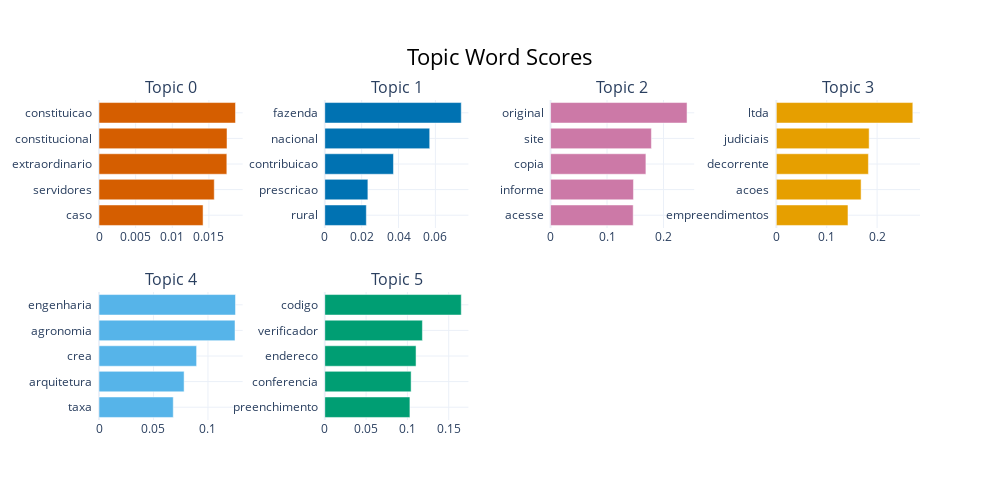

Notebook source saved alongside this figure:
### Code cell
topic_model.visualize_barchart()

### Figure 1 — Plotly figure (JSON) as saved in the notebook; plotly's stock layout.template omitted (floating-point values rounded to 4 significant figures)
{"data": [{"marker": {"color": "#D55E00"}, "orientation": "h", "type": "bar", "x": [0.0142, 0.01573, 0.01745, 0.01747, 0.01863], "xaxis": "x", "y": ["caso  ", "servidores  ", "extraordinario  ", "constitucional  ", "constituicao  "], "yaxis": "y"}, {"marker": {"color": "#0072B2"}, "orientation": "h", "type": "bar", "x": [0.02254, 0.02338, 0.03725, 0.05691, 0.07403], "xaxis": "x2", "y": ["rural  ", "prescricao  ", "contribuicao  ", "nacional  ", "fazenda  "], "yaxis": "y2"}, {"marker": {"color": "#CC79A7"}, "orientation": "h", "type": "bar", "x": [0.1463, 0.1468, 0.1688, 0.1786, 0.2417], "xaxis": "x3", "y": ["acesse  ", "informe  ", "copia  ", "site  ", "original  "], "yaxis": "y3"}, {"marker": {"color": "#E69F00"}, "orientation": "h", "type": "bar", "x": [0.1422, 0.1682, 0.1827, 0.1842, 0.2709], "xaxis": "x4", "y": ["empreendimentos  ", "acoes  ", "decorrente  ", "judiciais  ", "ltda  "], "yaxis": "y4"}, {"marker": {"color": "#56B4E9"}, "orientation": "h", "type": "bar", "x": [0.06816, 0.0781, 0.08958, 0.1248, 0.1253], "xaxis": "x5", "y": ["taxa  ", "arquitetura  ", "crea  ", "agronomia  ", "engenharia  "], "yaxis": "y5"}, {"marker": {"color": "#009E73"}, "orientation": "h", "type": "bar", "x": [0.103, 0.1045, 0.1105, 0.1181, 0.1652], "xaxis": "x6", "y": ["preenchimento  ", "conferencia  ", "endereco  ", "verificador  ", "codigo  "], "yaxis": "y6"}], "layout": {"annotations": [{"font": {"size": 16}, "showarrow": false, "text": "Topic 0", "x": 0.0875, "xanchor": "center", "xref": "paper", "y": 1, "yanchor": "bottom", "yref": "paper"}, {"font": {"size": 16}, "showarrow": false, "text": "Topic 1", "x": 0.3625, "xanchor": "center", "xref": "paper", "y": 1, "yanchor": "bottom", "yref": "paper"}, {"font": {"size": 16}, "showarrow": false, "text": "Topic 2", "x": 0.6375, "xanchor": "center", "xref": "paper", "y": 1, "yanchor": "bottom", "yref": "paper"}, {"font": {"size": 16}, "showarrow": false, "text": "Topic 3", "x": 0.9125, "xanchor": "center", "xref": "paper", "y": 1, "yanchor": "bottom", "yref": "paper"}, {"font": {"size": 16}, "showarrow": false, "text": "Topic 4", "x": 0.0875, "xanchor": "center", "xref": "paper", "y": 0.4, "yanchor": "bottom", "yref": "paper"}, {"font": {"size": 16}, "showarrow": false, "text": "Topic 5", "x": 0.3625, "xanchor": "center", "xref": "paper", "y": 0.4, "yanchor": "bottom", "yref": "paper"}], "height": 500, "hoverlabel": {"bgcolor": "white", "font": {"family": "Rockwell", "size": 16}}, "showlegend": false, "title": {"font": {"color": "Black", "size": 22}, "text": "Topic Word Scores", "x": 0.5, "xanchor": "center", "yanchor": "top"}, "width": 1000, "xaxis": {"anchor": "y", "domain": [0, 0.175], "showgrid": true}, "xaxis2": {"anchor": "y2", "domain": [0.275, 0.45], "showgrid": true}, "xaxis3": {"anchor": "y3", "domain": [0.55, 0.725], "showgrid": true}, "xaxis4": {"anchor": "y4", "domain": [0.825, 1], "showgrid": true}, "xaxis5": {"anchor": "y5", "domain": [0, 0.175], "showgrid": true}, "xaxis6": {"anchor": "y6", "domain": [0.275, 0.45], "showgrid": true}, "xaxis7": {"anchor": "y7", "domain": [0.55, 0.725], "showgrid": true}, "xaxis8": {"anchor": "y8", "domain": [0.825, 1], "showgrid": true}, "yaxis": {"anchor": "x", "domain": [0.6, 1], "showgrid": true}, "yaxis2": {"anchor": "x2", "domain": [0.6, 1], "showgrid": true}, "yaxis3": {"anchor": "x3", "domain": [0.6, 1], "showgrid": true}, "yaxis4": {"anchor": "x4", "domain": [0.6, 1], "showgrid": true}, "yaxis5": {"anchor": "x5", "domain": [0, 0.4], "showgrid": true}, "yaxis6": {"anchor": "x6", "domain": [0, 0.4], "showgrid": true}, "yaxis7": {"anchor": "x7", "domain": [0, 0.4], "showgrid": true}, "yaxis8": {"anchor": "x8", "domain": [0, 0.4], "showgrid": true}}}
